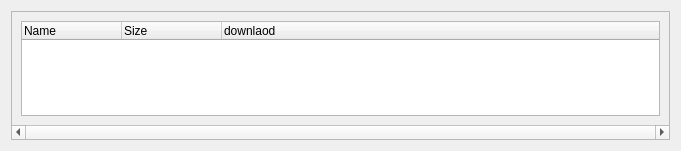
<?xml version="1.0" encoding="UTF-8"?>
<ui version="4.0">
 <class>Form</class>
 <widget class="QWidget" name="Form">
  <property name="geometry">
   <rect>
    <x>0</x>
    <y>0</y>
    <width>681</width>
    <height>151</height>
   </rect>
  </property>
  <property name="maximumSize">
   <size>
    <width>681</width>
    <height>16777215</height>
   </size>
  </property>
  <property name="windowTitle">
   <string>Form</string>
  </property>
  <layout class="QVBoxLayout" name="verticalLayout">
   <item>
    <widget class="QScrollArea" name="scrollArea">
     <property name="horizontalScrollBarPolicy">
      <enum>Qt::ScrollBarAlwaysOn</enum>
     </property>
     <property name="sizeAdjustPolicy">
      <enum>QAbstractScrollArea::AdjustToContents</enum>
     </property>
     <property name="widgetResizable">
      <bool>true</bool>
     </property>
     <widget class="QWidget" name="scrollAreaWidgetContents">
      <property name="geometry">
       <rect>
        <x>0</x>
        <y>0</y>
        <width>661</width>
        <height>114</height>
       </rect>
      </property>
      <layout class="QHBoxLayout" name="horizontalLayout_2">
       <item>
        <widget class="QTreeWidget" name="treeWidget">
         <property name="columnCount">
          <number>3</number>
         </property>
         <column>
          <property name="text">
           <string>Name</string>
          </property>
         </column>
         <column>
          <property name="text">
           <string>Size</string>
          </property>
         </column>
         <column>
          <property name="text">
           <string>downlaod</string>
          </property>
         </column>
        </widget>
       </item>
      </layout>
     </widget>
    </widget>
   </item>
  </layout>
 </widget>
 <resources/>
 <connections/>
</ui>
